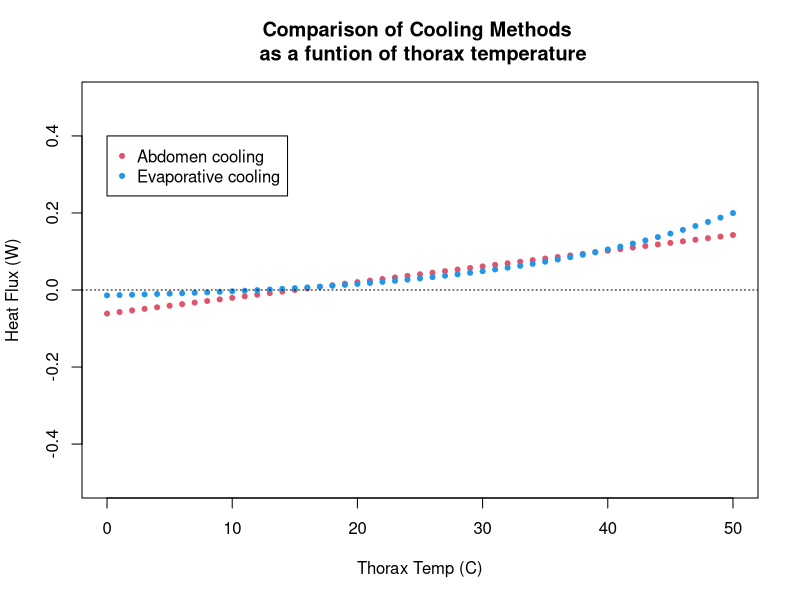

R code for this plot:
T_aK = 15+273.15
y = 39+273.15   #thorax temp
r = 0.0367/9

h_fg = 2.33*10^6  #latent heat of vaporization of water, J/kg 
A = 9.1496*10^10  #clausius-clapyron constant A for water in N/m^2
B = -5.1152*10^3  #clausius-clapyron constant B for water in K
rh =  0.7   #ambient relative humidity - actually calculate this from Arrian's data
Pr = 1.013*10^5 #atmospheric pressure in N/m^2
R_0 = 0.001  #radius of nectar droplet, 1mm in m
v=3.1
MM_air = 0.0289652   #molar mass of dry air in kg/mol
MM_vapor = 0.018016  #molar mass of water vapor in kg/mol
delta_T_h = 2.9
R_specific = 287.058  #J/kg/K for dry air

air_h = rh
sfc_h = 1  #humidity at surface
#sfc_h = rh  #humidity at surface

Ev = numeric(51)
Ab = numeric(51)
Temps = 0:50

###################################
##### Estimating D_A

#using the Peclet number, UL/D = 1
U = v   #scale for speed, average flight speed
L = 2*R_0   #approximate domain length or size of release location 
Pe = (U*L)/(2.06*10^-5)


D = U*L
D_A = D  #diffusion coefficient of air into itself in m^2/s
#D_A = v/6  #diffusion coefficient of air into itself in m^2/s
#D_A = 2.06*10^-5  #diffusion coefficient of air into humid air in m^2/s



for(i in 0:50){
  
  y = i+273.15
  
#### abdomen cooling ####
Ab[i+1] = (y-T_aK)*r

#### evaporative cooling #####


p_sat_air = A*exp(B/T_aK)  #partial pressure of saturated vapor (humid air at saturation)
p_air = air_h*p_sat_air   #partial pressure of humid air at temperature T_aK
X_air = p_air/Pr  #mole fraction of ambient air
Y_air = 1/( 1 + ((1-X_air)/X_air)*(MM_air/MM_vapor) )

p_sat_sfc = A*exp(B/(y-delta_T_h))
p_sfc = sfc_h*p_sat_sfc
X_sfc = p_sfc/Pr  #mole fraction of surface air, at 100% humidity
Y_sfc = 1/( 1 + ((1-X_sfc)/X_sfc)*(MM_air/MM_vapor) )

rho_humid = ((Pr-p_air)*MM_air + p_air*MM_vapor)/(R_specific*T_aK)   #density of humid air

m_evap_coef = 2*pi*R_0*rho_humid*D_A
Ev1 = h_fg*(m_evap_coef*log(1-Y_air))  #constant for a fixed T_air
Ev2 = -h_fg*m_evap_coef*log(1-Y_sfc)   #varies with T_th (or T_nectar)

Ev[i+1] = Ev1+Ev2
}

plot(Temps,Ab,pch=20,type="b",col=2,
     main="Comparison of Cooling Methods \n as a funtion of thorax temperature",
     xlab = "Thorax Temp (C)",ylab="Heat Flux (W)",
     ylim=c(-0.5,0.5))
points(Temps,Ev,pch=20,type="b",col=4)
legend(0,0.4,c("Abdomen cooling","Evaporative cooling"),pch=20,col=c(2,4))
abline(h=0,lty='dotted')



